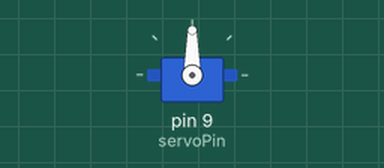
A sketch run on a simulated Arduino Uno, built with avr-gcc and run on an emulated ATmega328P. On the bench: servo.

Above: at 0.1 s.
At 1.38 s:
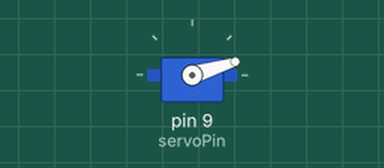
At 20.0 s:
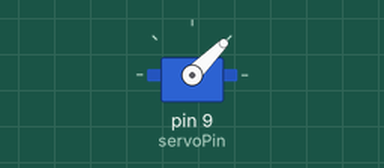
At 38.5 s:
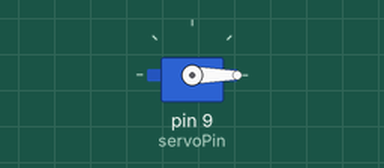
Timing chart, 0 to 40.0 s (numbered marks = the images above):
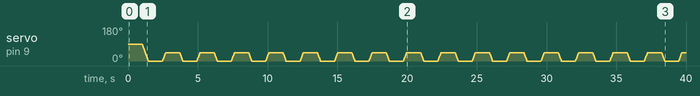

The sketch:

servotest.ino
```cpp
#include <Servo.h>

// Define the pin number for the sensor and servo motor
const int sensorPin = A0;
const int servoPin = 9;
const int servoPin2 =10;
const int sensorPin2 = A1;
const int trigPin = 7;
const int echoPin = 8;
int n=0;
// Create a Servo object
Servo servoMotor;
Servo servoMotor2;
void setup() {
  // Attach the servo to the specified pin
  servoMotor.attach(servoPin);
  // Initialize the serial communication for debugging (optional)
  Serial.begin(9600);
}

void loop() {
  // Read the sensor value


  // Map the sensor value to the servo angle (0 to 45)

       for(n=servoMotor.read();n<=45;n=n+1)
       {
          servoMotor.write(n);

          delay(5);
       }
     delay(1000);

         for(n=servoMotor.read();n>=0;n=n-1)
       {
          servoMotor.write(n);

          delay(5);
       }
     delay(1000);
  }


  // Wait for a short delay before the next iteration
```
